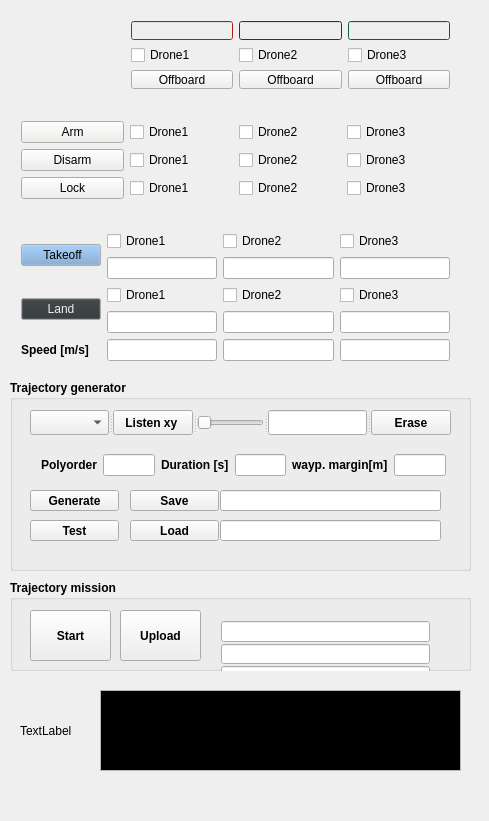
<?xml version="1.0" encoding="UTF-8"?>
<ui version="4.0">
 <class>Widget</class>
 <widget class="QWidget" name="Widget">
  <property name="geometry">
   <rect>
    <x>0</x>
    <y>0</y>
    <width>489</width>
    <height>821</height>
   </rect>
  </property>
  <property name="windowTitle">
   <string>Widget</string>
  </property>
  <widget class="QWidget" name="gridLayoutWidget_4">
   <property name="geometry">
    <rect>
     <x>120</x>
     <y>10</y>
     <width>341</width>
     <height>90</height>
    </rect>
   </property>
   <layout class="QGridLayout" name="gridLayout_names">
    <item row="2" column="0">
     <widget class="QCheckBox" name="checkBox_offboard1">
      <property name="text">
       <string>Drone1</string>
      </property>
     </widget>
    </item>
    <item row="2" column="2">
     <widget class="QCheckBox" name="checkBox_offboard3">
      <property name="text">
       <string>Drone3</string>
      </property>
     </widget>
    </item>
    <item row="1" column="2">
     <widget class="QLineEdit" name="lineEdit_Drone3Name">
      <property name="palette">
       <palette>
        <active>
         <colorrole role="Base">
          <brush brushstyle="SolidPattern">
           <color alpha="255">
            <red>238</red>
            <green>238</green>
            <blue>236</blue>
           </color>
          </brush>
         </colorrole>
         <colorrole role="Window">
          <brush brushstyle="SolidPattern">
           <color alpha="255">
            <red>5</red>
            <green>135</green>
            <blue>79</blue>
           </color>
          </brush>
         </colorrole>
        </active>
        <inactive>
         <colorrole role="Base">
          <brush brushstyle="SolidPattern">
           <color alpha="255">
            <red>238</red>
            <green>238</green>
            <blue>236</blue>
           </color>
          </brush>
         </colorrole>
         <colorrole role="Window">
          <brush brushstyle="SolidPattern">
           <color alpha="255">
            <red>5</red>
            <green>135</green>
            <blue>79</blue>
           </color>
          </brush>
         </colorrole>
        </inactive>
        <disabled>
         <colorrole role="Base">
          <brush brushstyle="SolidPattern">
           <color alpha="255">
            <red>5</red>
            <green>135</green>
            <blue>79</blue>
           </color>
          </brush>
         </colorrole>
         <colorrole role="Window">
          <brush brushstyle="SolidPattern">
           <color alpha="255">
            <red>5</red>
            <green>135</green>
            <blue>79</blue>
           </color>
          </brush>
         </colorrole>
        </disabled>
       </palette>
      </property>
     </widget>
    </item>
    <item row="1" column="0">
     <widget class="QLineEdit" name="lineEdit_Drone1Name">
      <property name="palette">
       <palette>
        <active>
         <colorrole role="Light">
          <brush brushstyle="SolidPattern">
           <color alpha="255">
            <red>238</red>
            <green>238</green>
            <blue>236</blue>
           </color>
          </brush>
         </colorrole>
         <colorrole role="Base">
          <brush brushstyle="SolidPattern">
           <color alpha="255">
            <red>238</red>
            <green>238</green>
            <blue>236</blue>
           </color>
          </brush>
         </colorrole>
         <colorrole role="Window">
          <brush brushstyle="SolidPattern">
           <color alpha="255">
            <red>239</red>
            <green>41</green>
            <blue>41</blue>
           </color>
          </brush>
         </colorrole>
        </active>
        <inactive>
         <colorrole role="Light">
          <brush brushstyle="SolidPattern">
           <color alpha="255">
            <red>238</red>
            <green>238</green>
            <blue>236</blue>
           </color>
          </brush>
         </colorrole>
         <colorrole role="Base">
          <brush brushstyle="SolidPattern">
           <color alpha="255">
            <red>238</red>
            <green>238</green>
            <blue>236</blue>
           </color>
          </brush>
         </colorrole>
         <colorrole role="Window">
          <brush brushstyle="SolidPattern">
           <color alpha="255">
            <red>239</red>
            <green>41</green>
            <blue>41</blue>
           </color>
          </brush>
         </colorrole>
        </inactive>
        <disabled>
         <colorrole role="Light">
          <brush brushstyle="SolidPattern">
           <color alpha="255">
            <red>238</red>
            <green>238</green>
            <blue>236</blue>
           </color>
          </brush>
         </colorrole>
         <colorrole role="Base">
          <brush brushstyle="SolidPattern">
           <color alpha="255">
            <red>239</red>
            <green>41</green>
            <blue>41</blue>
           </color>
          </brush>
         </colorrole>
         <colorrole role="Window">
          <brush brushstyle="SolidPattern">
           <color alpha="255">
            <red>239</red>
            <green>41</green>
            <blue>41</blue>
           </color>
          </brush>
         </colorrole>
        </disabled>
       </palette>
      </property>
     </widget>
    </item>
    <item row="2" column="1">
     <widget class="QCheckBox" name="checkBox_offboard2">
      <property name="text">
       <string>Drone2</string>
      </property>
     </widget>
    </item>
    <item row="1" column="1">
     <widget class="QLineEdit" name="lineEdit_Drone2Name">
      <property name="palette">
       <palette>
        <active>
         <colorrole role="Base">
          <brush brushstyle="SolidPattern">
           <color alpha="255">
            <red>238</red>
            <green>238</green>
            <blue>236</blue>
           </color>
          </brush>
         </colorrole>
         <colorrole role="Window">
          <brush brushstyle="SolidPattern">
           <color alpha="255">
            <red>32</red>
            <green>74</green>
            <blue>135</blue>
           </color>
          </brush>
         </colorrole>
        </active>
        <inactive>
         <colorrole role="Base">
          <brush brushstyle="SolidPattern">
           <color alpha="255">
            <red>238</red>
            <green>238</green>
            <blue>236</blue>
           </color>
          </brush>
         </colorrole>
         <colorrole role="Window">
          <brush brushstyle="SolidPattern">
           <color alpha="255">
            <red>32</red>
            <green>74</green>
            <blue>135</blue>
           </color>
          </brush>
         </colorrole>
        </inactive>
        <disabled>
         <colorrole role="Base">
          <brush brushstyle="SolidPattern">
           <color alpha="255">
            <red>32</red>
            <green>74</green>
            <blue>135</blue>
           </color>
          </brush>
         </colorrole>
         <colorrole role="Window">
          <brush brushstyle="SolidPattern">
           <color alpha="255">
            <red>32</red>
            <green>74</green>
            <blue>135</blue>
           </color>
          </brush>
         </colorrole>
        </disabled>
       </palette>
      </property>
     </widget>
    </item>
    <item row="3" column="0">
     <widget class="QPushButton" name="pushButton_mode_switcher1_om">
      <property name="text">
       <string>Offboard</string>
      </property>
     </widget>
    </item>
    <item row="3" column="1">
     <widget class="QPushButton" name="pushButton_mode_switcher2_om">
      <property name="text">
       <string>Offboard</string>
      </property>
     </widget>
    </item>
    <item row="3" column="2">
     <widget class="QPushButton" name="pushButton_mode_switcher3_om">
      <property name="text">
       <string>Offboard</string>
      </property>
     </widget>
    </item>
   </layout>
  </widget>
  <widget class="QWidget" name="gridLayoutWidget_5">
   <property name="geometry">
    <rect>
     <x>10</x>
     <y>110</y>
     <width>451</width>
     <height>101</height>
    </rect>
   </property>
   <layout class="QGridLayout" name="gridLayout_arming">
    <item row="0" column="3">
     <widget class="QCheckBox" name="checkBox_arm3">
      <property name="text">
       <string>Drone3</string>
      </property>
     </widget>
    </item>
    <item row="1" column="0">
     <widget class="QPushButton" name="pushButton_disarm_m">
      <property name="palette">
       <palette>
        <active>
         <colorrole role="Button">
          <brush brushstyle="SolidPattern">
           <color alpha="255">
            <red>238</red>
            <green>238</green>
            <blue>236</blue>
           </color>
          </brush>
         </colorrole>
        </active>
        <inactive>
         <colorrole role="Button">
          <brush brushstyle="SolidPattern">
           <color alpha="255">
            <red>238</red>
            <green>238</green>
            <blue>236</blue>
           </color>
          </brush>
         </colorrole>
        </inactive>
        <disabled>
         <colorrole role="Button">
          <brush brushstyle="SolidPattern">
           <color alpha="255">
            <red>238</red>
            <green>238</green>
            <blue>236</blue>
           </color>
          </brush>
         </colorrole>
        </disabled>
       </palette>
      </property>
      <property name="text">
       <string>Disarm</string>
      </property>
     </widget>
    </item>
    <item row="1" column="3">
     <widget class="QCheckBox" name="checkBox_disarm3">
      <property name="text">
       <string>Drone3</string>
      </property>
     </widget>
    </item>
    <item row="2" column="0">
     <widget class="QPushButton" name="pushButton_lock_p">
      <property name="text">
       <string>Lock</string>
      </property>
     </widget>
    </item>
    <item row="0" column="2">
     <widget class="QCheckBox" name="checkBox_arm2">
      <property name="text">
       <string>Drone2</string>
      </property>
     </widget>
    </item>
    <item row="0" column="1">
     <widget class="QCheckBox" name="checkBox_arm1">
      <property name="layoutDirection">
       <enum>Qt::LeftToRight</enum>
      </property>
      <property name="text">
       <string>Drone1</string>
      </property>
     </widget>
    </item>
    <item row="2" column="2">
     <widget class="QCheckBox" name="checkBox_lock2">
      <property name="text">
       <string>Drone2</string>
      </property>
     </widget>
    </item>
    <item row="1" column="2">
     <widget class="QCheckBox" name="checkBox_disarm2">
      <property name="text">
       <string>Drone2</string>
      </property>
     </widget>
    </item>
    <item row="2" column="1">
     <widget class="QCheckBox" name="checkBox_lock1">
      <property name="text">
       <string>Drone1</string>
      </property>
     </widget>
    </item>
    <item row="0" column="0">
     <widget class="QPushButton" name="pushButton_arm_m">
      <property name="palette">
       <palette>
        <active>
         <colorrole role="Button">
          <brush brushstyle="SolidPattern">
           <color alpha="255">
            <red>238</red>
            <green>238</green>
            <blue>236</blue>
           </color>
          </brush>
         </colorrole>
        </active>
        <inactive>
         <colorrole role="Button">
          <brush brushstyle="SolidPattern">
           <color alpha="255">
            <red>238</red>
            <green>238</green>
            <blue>236</blue>
           </color>
          </brush>
         </colorrole>
        </inactive>
        <disabled>
         <colorrole role="Button">
          <brush brushstyle="SolidPattern">
           <color alpha="255">
            <red>238</red>
            <green>238</green>
            <blue>236</blue>
           </color>
          </brush>
         </colorrole>
        </disabled>
       </palette>
      </property>
      <property name="text">
       <string>Arm</string>
      </property>
     </widget>
    </item>
    <item row="1" column="1">
     <widget class="QCheckBox" name="checkBox_disarm1">
      <property name="text">
       <string>Drone1</string>
      </property>
     </widget>
    </item>
    <item row="2" column="3">
     <widget class="QCheckBox" name="checkBox_lock3">
      <property name="text">
       <string>Drone3</string>
      </property>
     </widget>
    </item>
   </layout>
  </widget>
  <widget class="QGroupBox" name="groupBox_trajgen">
   <property name="geometry">
    <rect>
     <x>10</x>
     <y>380</y>
     <width>461</width>
     <height>191</height>
    </rect>
   </property>
   <property name="font">
    <font>
     <weight>75</weight>
     <bold>true</bold>
    </font>
   </property>
   <property name="title">
    <string>Trajectory generator</string>
   </property>
   <widget class="QWidget" name="gridLayoutWidget_3">
    <property name="geometry">
     <rect>
      <x>20</x>
      <y>60</y>
      <width>427</width>
      <height>51</height>
     </rect>
    </property>
    <layout class="QGridLayout" name="gridLayout_7">
     <item row="2" column="3">
      <widget class="QLineEdit" name="lineEdit_trajgen_duration">
       <property name="font">
        <font>
         <weight>50</weight>
         <bold>false</bold>
        </font>
       </property>
      </widget>
     </item>
     <item row="2" column="1">
      <widget class="QLineEdit" name="lineEdit_trajgen_order">
       <property name="font">
        <font>
         <weight>50</weight>
         <bold>false</bold>
        </font>
       </property>
      </widget>
     </item>
     <item row="2" column="4">
      <widget class="QLabel" name="label_4">
       <property name="font">
        <font>
         <pointsize>9</pointsize>
        </font>
       </property>
       <property name="text">
        <string>wayp. margin[m]</string>
       </property>
      </widget>
     </item>
     <item row="2" column="0">
      <widget class="QLabel" name="label_2">
       <property name="font">
        <font>
         <pointsize>9</pointsize>
        </font>
       </property>
       <property name="text">
        <string>Polyorder</string>
       </property>
      </widget>
     </item>
     <item row="2" column="2">
      <widget class="QLabel" name="label_3">
       <property name="font">
        <font>
         <pointsize>9</pointsize>
        </font>
       </property>
       <property name="text">
        <string>Duration [s]</string>
       </property>
      </widget>
     </item>
     <item row="2" column="5">
      <widget class="QLineEdit" name="lineEdit_trajgen_waypoint">
       <property name="font">
        <font>
         <weight>50</weight>
         <bold>false</bold>
        </font>
       </property>
      </widget>
     </item>
    </layout>
   </widget>
   <widget class="QPushButton" name="pushButton_trajgen_generate">
    <property name="geometry">
     <rect>
      <x>20</x>
      <y>110</y>
      <width>89</width>
      <height>21</height>
     </rect>
    </property>
    <property name="text">
     <string>Generate</string>
    </property>
   </widget>
   <widget class="QPushButton" name="pushButton_trajgen_save">
    <property name="geometry">
     <rect>
      <x>120</x>
      <y>110</y>
      <width>89</width>
      <height>21</height>
     </rect>
    </property>
    <property name="font">
     <font>
      <weight>75</weight>
      <bold>true</bold>
     </font>
    </property>
    <property name="text">
     <string>Save</string>
    </property>
   </widget>
   <widget class="QLineEdit" name="lineEdit_trajgen_save_dir">
    <property name="geometry">
     <rect>
      <x>210</x>
      <y>110</y>
      <width>221</width>
      <height>21</height>
     </rect>
    </property>
    <property name="font">
     <font>
      <weight>50</weight>
      <bold>false</bold>
     </font>
    </property>
   </widget>
   <widget class="QSplitter" name="splitter">
    <property name="geometry">
     <rect>
      <x>20</x>
      <y>30</y>
      <width>421</width>
      <height>25</height>
     </rect>
    </property>
    <property name="orientation">
     <enum>Qt::Horizontal</enum>
    </property>
    <widget class="QComboBox" name="comboBox_drone_selector"/>
    <widget class="QPushButton" name="pushButton_listenxy">
     <property name="font">
      <font>
       <weight>75</weight>
       <bold>true</bold>
      </font>
     </property>
     <property name="text">
      <string>Listen xy </string>
     </property>
    </widget>
    <widget class="QSlider" name="TrajGenheightSlider">
     <property name="palette">
      <palette>
       <active>
        <colorrole role="Button">
         <brush brushstyle="SolidPattern">
          <color alpha="255">
           <red>239</red>
           <green>239</green>
           <blue>239</blue>
          </color>
         </brush>
        </colorrole>
       </active>
       <inactive>
        <colorrole role="Button">
         <brush brushstyle="SolidPattern">
          <color alpha="255">
           <red>239</red>
           <green>239</green>
           <blue>239</blue>
          </color>
         </brush>
        </colorrole>
       </inactive>
       <disabled>
        <colorrole role="Button">
         <brush brushstyle="SolidPattern">
          <color alpha="255">
           <red>239</red>
           <green>239</green>
           <blue>239</blue>
          </color>
         </brush>
        </colorrole>
       </disabled>
      </palette>
     </property>
     <property name="orientation">
      <enum>Qt::Horizontal</enum>
     </property>
    </widget>
    <widget class="QLineEdit" name="lineEdit_height"/>
    <widget class="QPushButton" name="pushButton_erase">
     <property name="font">
      <font>
       <weight>75</weight>
       <bold>true</bold>
      </font>
     </property>
     <property name="text">
      <string>Erase</string>
     </property>
    </widget>
   </widget>
   <widget class="QLineEdit" name="lineEdit_trajgen_load_dir">
    <property name="geometry">
     <rect>
      <x>210</x>
      <y>140</y>
      <width>221</width>
      <height>21</height>
     </rect>
    </property>
    <property name="font">
     <font>
      <weight>50</weight>
      <bold>false</bold>
     </font>
    </property>
   </widget>
   <widget class="QPushButton" name="pushButton_trajgen_load">
    <property name="geometry">
     <rect>
      <x>120</x>
      <y>140</y>
      <width>89</width>
      <height>21</height>
     </rect>
    </property>
    <property name="font">
     <font>
      <weight>75</weight>
      <bold>true</bold>
     </font>
    </property>
    <property name="text">
     <string>Load</string>
    </property>
   </widget>
   <widget class="QPushButton" name="pushButton_trajgen_test">
    <property name="geometry">
     <rect>
      <x>20</x>
      <y>140</y>
      <width>89</width>
      <height>21</height>
     </rect>
    </property>
    <property name="text">
     <string>Test</string>
    </property>
   </widget>
  </widget>
  <widget class="QLabel" name="label_makise">
   <property name="geometry">
    <rect>
     <x>20</x>
     <y>690</y>
     <width>81</width>
     <height>81</height>
    </rect>
   </property>
   <property name="text">
    <string>TextLabel</string>
   </property>
   <property name="scaledContents">
    <bool>true</bool>
   </property>
  </widget>
  <widget class="QTextEdit" name="textEdit_makise">
   <property name="geometry">
    <rect>
     <x>100</x>
     <y>690</y>
     <width>361</width>
     <height>81</height>
    </rect>
   </property>
   <property name="palette">
    <palette>
     <active>
      <colorrole role="Text">
       <brush brushstyle="SolidPattern">
        <color alpha="255">
         <red>239</red>
         <green>235</green>
         <blue>231</blue>
        </color>
       </brush>
      </colorrole>
      <colorrole role="Base">
       <brush brushstyle="SolidPattern">
        <color alpha="255">
         <red>0</red>
         <green>0</green>
         <blue>0</blue>
        </color>
       </brush>
      </colorrole>
     </active>
     <inactive>
      <colorrole role="Text">
       <brush brushstyle="SolidPattern">
        <color alpha="255">
         <red>239</red>
         <green>235</green>
         <blue>231</blue>
        </color>
       </brush>
      </colorrole>
      <colorrole role="Base">
       <brush brushstyle="SolidPattern">
        <color alpha="255">
         <red>0</red>
         <green>0</green>
         <blue>0</blue>
        </color>
       </brush>
      </colorrole>
     </inactive>
     <disabled>
      <colorrole role="Text">
       <brush brushstyle="SolidPattern">
        <color alpha="255">
         <red>190</red>
         <green>190</green>
         <blue>190</blue>
        </color>
       </brush>
      </colorrole>
      <colorrole role="Base">
       <brush brushstyle="SolidPattern">
        <color alpha="255">
         <red>239</red>
         <green>239</green>
         <blue>239</blue>
        </color>
       </brush>
      </colorrole>
     </disabled>
    </palette>
   </property>
  </widget>
  <widget class="QGroupBox" name="groupBox_mission">
   <property name="geometry">
    <rect>
     <x>10</x>
     <y>580</y>
     <width>461</width>
     <height>91</height>
    </rect>
   </property>
   <property name="font">
    <font>
     <weight>75</weight>
     <bold>true</bold>
    </font>
   </property>
   <property name="title">
    <string>Trajectory mission</string>
   </property>
   <widget class="QPushButton" name="pushButton_traj_start">
    <property name="geometry">
     <rect>
      <x>20</x>
      <y>30</y>
      <width>81</width>
      <height>51</height>
     </rect>
    </property>
    <property name="text">
     <string>Start</string>
    </property>
   </widget>
   <widget class="QWidget" name="verticalLayoutWidget">
    <property name="geometry">
     <rect>
      <x>200</x>
      <y>30</y>
      <width>231</width>
      <height>87</height>
     </rect>
    </property>
    <layout class="QVBoxLayout" name="verticalLayout">
     <property name="spacing">
      <number>2</number>
     </property>
     <item>
      <widget class="QLineEdit" name="lineEdit_traj_load_dir1">
       <property name="font">
        <font>
         <weight>50</weight>
         <bold>false</bold>
        </font>
       </property>
      </widget>
     </item>
     <item>
      <widget class="QLineEdit" name="lineEdit_traj_load_dir2">
       <property name="font">
        <font>
         <weight>50</weight>
         <bold>false</bold>
        </font>
       </property>
      </widget>
     </item>
     <item>
      <widget class="QLineEdit" name="lineEdit_traj_load_dir3">
       <property name="font">
        <font>
         <weight>50</weight>
         <bold>false</bold>
        </font>
       </property>
      </widget>
     </item>
    </layout>
   </widget>
   <widget class="QPushButton" name="pushButton_traj_upload">
    <property name="geometry">
     <rect>
      <x>110</x>
      <y>30</y>
      <width>81</width>
      <height>51</height>
     </rect>
    </property>
    <property name="text">
     <string>Upload</string>
    </property>
   </widget>
  </widget>
  <widget class="QWidget" name="gridLayoutWidget_6">
   <property name="geometry">
    <rect>
     <x>10</x>
     <y>220</y>
     <width>451</width>
     <height>151</height>
    </rect>
   </property>
   <layout class="QGridLayout" name="gridLayout_arming_2">
    <property name="sizeConstraint">
     <enum>QLayout::SetNoConstraint</enum>
    </property>
    <property name="horizontalSpacing">
     <number>6</number>
    </property>
    <item row="3" column="2">
     <widget class="QLineEdit" name="lineEditLandGround2"/>
    </item>
    <item row="4" column="0">
     <widget class="QLabel" name="label_8">
      <property name="font">
       <font>
        <weight>75</weight>
        <bold>true</bold>
       </font>
      </property>
      <property name="text">
       <string>Speed [m/s]</string>
      </property>
     </widget>
    </item>
    <item row="0" column="1">
     <widget class="QCheckBox" name="checkBox_takeoff1">
      <property name="text">
       <string>Drone1</string>
      </property>
     </widget>
    </item>
    <item row="1" column="3">
     <widget class="QLineEdit" name="lineEdit_takeoff_height3"/>
    </item>
    <item row="4" column="2">
     <widget class="QLineEdit" name="lineEditSpeed2"/>
    </item>
    <item row="0" column="2">
     <widget class="QCheckBox" name="checkBox_takeoff2">
      <property name="text">
       <string>Drone2</string>
      </property>
     </widget>
    </item>
    <item row="0" column="0" rowspan="2">
     <widget class="QPushButton" name="pushButton_takeoff_p">
      <property name="palette">
       <palette>
        <active>
         <colorrole role="Button">
          <brush brushstyle="SolidPattern">
           <color alpha="255">
            <red>114</red>
            <green>159</green>
            <blue>207</blue>
           </color>
          </brush>
         </colorrole>
        </active>
        <inactive>
         <colorrole role="Button">
          <brush brushstyle="SolidPattern">
           <color alpha="255">
            <red>114</red>
            <green>159</green>
            <blue>207</blue>
           </color>
          </brush>
         </colorrole>
        </inactive>
        <disabled>
         <colorrole role="Button">
          <brush brushstyle="SolidPattern">
           <color alpha="255">
            <red>114</red>
            <green>159</green>
            <blue>207</blue>
           </color>
          </brush>
         </colorrole>
        </disabled>
       </palette>
      </property>
      <property name="text">
       <string>    Takeoff   </string>
      </property>
     </widget>
    </item>
    <item row="2" column="2">
     <widget class="QCheckBox" name="checkBox_land2">
      <property name="text">
       <string>Drone2</string>
      </property>
     </widget>
    </item>
    <item row="2" column="0" rowspan="2">
     <widget class="QPushButton" name="pushButton_land_p">
      <property name="palette">
       <palette>
        <active>
         <colorrole role="Button">
          <brush brushstyle="SolidPattern">
           <color alpha="255">
            <red>46</red>
            <green>52</green>
            <blue>54</blue>
           </color>
          </brush>
         </colorrole>
         <colorrole role="ButtonText">
          <brush brushstyle="SolidPattern">
           <color alpha="255">
            <red>238</red>
            <green>238</green>
            <blue>236</blue>
           </color>
          </brush>
         </colorrole>
        </active>
        <inactive>
         <colorrole role="Button">
          <brush brushstyle="SolidPattern">
           <color alpha="255">
            <red>46</red>
            <green>52</green>
            <blue>54</blue>
           </color>
          </brush>
         </colorrole>
         <colorrole role="ButtonText">
          <brush brushstyle="SolidPattern">
           <color alpha="255">
            <red>238</red>
            <green>238</green>
            <blue>236</blue>
           </color>
          </brush>
         </colorrole>
        </inactive>
        <disabled>
         <colorrole role="Button">
          <brush brushstyle="SolidPattern">
           <color alpha="255">
            <red>46</red>
            <green>52</green>
            <blue>54</blue>
           </color>
          </brush>
         </colorrole>
         <colorrole role="ButtonText">
          <brush brushstyle="SolidPattern">
           <color alpha="255">
            <red>190</red>
            <green>190</green>
            <blue>190</blue>
           </color>
          </brush>
         </colorrole>
        </disabled>
       </palette>
      </property>
      <property name="text">
       <string>Land</string>
      </property>
     </widget>
    </item>
    <item row="3" column="1">
     <widget class="QLineEdit" name="lineEditLandGround1"/>
    </item>
    <item row="3" column="3">
     <widget class="QLineEdit" name="lineEditLandGround3"/>
    </item>
    <item row="1" column="1">
     <widget class="QLineEdit" name="lineEdit_takeoff_height1"/>
    </item>
    <item row="2" column="1">
     <widget class="QCheckBox" name="checkBox_land1">
      <property name="text">
       <string>Drone1</string>
      </property>
     </widget>
    </item>
    <item row="2" column="3">
     <widget class="QCheckBox" name="checkBox_land3">
      <property name="text">
       <string>Drone3</string>
      </property>
     </widget>
    </item>
    <item row="4" column="3">
     <widget class="QLineEdit" name="lineEditSpeed3"/>
    </item>
    <item row="1" column="2">
     <widget class="QLineEdit" name="lineEdit_takeoff_height2"/>
    </item>
    <item row="4" column="1">
     <widget class="QLineEdit" name="lineEditSpeed1"/>
    </item>
    <item row="0" column="3">
     <widget class="QCheckBox" name="checkBox_takeoff3">
      <property name="text">
       <string>Drone3</string>
      </property>
     </widget>
    </item>
   </layout>
  </widget>
 </widget>
 <layoutdefault spacing="6" margin="11"/>
 <resources/>
 <connections/>
</ui>
